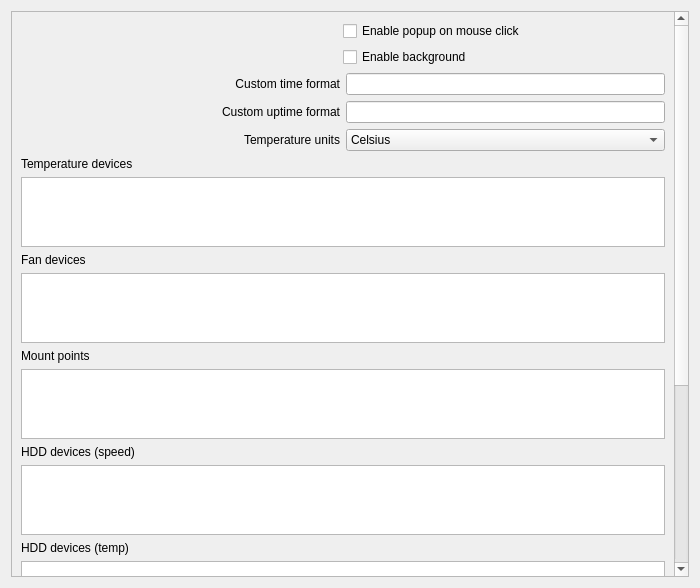
<?xml version="1.0" encoding="UTF-8"?>
<ui version="4.0">
 <class>AdvancedWindow</class>
 <widget class="QWidget" name="AdvancedWindow">
  <property name="geometry">
   <rect>
    <x>0</x>
    <y>0</y>
    <width>700</width>
    <height>588</height>
   </rect>
  </property>
  <property name="sizePolicy">
   <sizepolicy hsizetype="Expanding" vsizetype="Expanding">
    <horstretch>0</horstretch>
    <verstretch>0</verstretch>
   </sizepolicy>
  </property>
  <property name="minimumSize">
   <size>
    <width>700</width>
    <height>0</height>
   </size>
  </property>
  <property name="maximumSize">
   <size>
    <width>16777215</width>
    <height>16777215</height>
   </size>
  </property>
  <property name="windowTitle">
   <string notr="true">Advanced</string>
  </property>
  <layout class="QGridLayout" name="gridLayout">
   <item row="0" column="0">
    <widget class="QScrollArea" name="scrollArea_advanced">
     <property name="widgetResizable">
      <bool>true</bool>
     </property>
     <widget class="QWidget" name="contents_advanced">
      <property name="geometry">
       <rect>
        <x>0</x>
        <y>-250</y>
        <width>675</width>
        <height>822</height>
       </rect>
      </property>
      <layout class="QVBoxLayout" name="verticalLayout_8">
       <item>
        <layout class="QHBoxLayout" name="layout_popup">
         <item>
          <spacer name="spacer_popup">
           <property name="orientation">
            <enum>Qt::Horizontal</enum>
           </property>
           <property name="sizeHint" stdset="0">
            <size>
             <width>40</width>
             <height>20</height>
            </size>
           </property>
          </spacer>
         </item>
         <item>
          <widget class="QCheckBox" name="checkBox_popup">
           <property name="sizePolicy">
            <sizepolicy hsizetype="Expanding" vsizetype="Fixed">
             <horstretch>0</horstretch>
             <verstretch>0</verstretch>
            </sizepolicy>
           </property>
           <property name="text">
            <string>Enable popup on mouse click</string>
           </property>
          </widget>
         </item>
        </layout>
       </item>
       <item>
        <layout class="QHBoxLayout" name="layout_background">
         <item>
          <spacer name="spacer_background">
           <property name="orientation">
            <enum>Qt::Horizontal</enum>
           </property>
           <property name="sizeHint" stdset="0">
            <size>
             <width>40</width>
             <height>20</height>
            </size>
           </property>
          </spacer>
         </item>
         <item>
          <widget class="QCheckBox" name="checkBox_background">
           <property name="sizePolicy">
            <sizepolicy hsizetype="Expanding" vsizetype="Fixed">
             <horstretch>0</horstretch>
             <verstretch>0</verstretch>
            </sizepolicy>
           </property>
           <property name="text">
            <string>Enable background</string>
           </property>
          </widget>
         </item>
        </layout>
       </item>
       <item>
        <layout class="QHBoxLayout" name="layout_timeFormat">
         <item>
          <widget class="QLabel" name="label_timeFormat">
           <property name="sizePolicy">
            <sizepolicy hsizetype="Expanding" vsizetype="Preferred">
             <horstretch>0</horstretch>
             <verstretch>0</verstretch>
            </sizepolicy>
           </property>
           <property name="text">
            <string>Custom time format</string>
           </property>
           <property name="alignment">
            <set>Qt::AlignRight|Qt::AlignTrailing|Qt::AlignVCenter</set>
           </property>
          </widget>
         </item>
         <item>
          <widget class="QLineEdit" name="lineEdit_timeFormat">
           <property name="toolTip">
            <string>$dddd - long weekday
$ddd - short weekday
$dd - day
$d - day w\o zero
$MMMM - long month
$MMM - short month
$MM - month
$M - month w\o zero
$yyyy - year
$yy - short year
$hh - hours (24 only)
$h - hours w\o zero (24 only)
$mm - minutes
$m - minutes w\o zero
$ss - seconds
$s - seconds w\o zero</string>
           </property>
          </widget>
         </item>
        </layout>
       </item>
       <item>
        <layout class="QHBoxLayout" name="layout_uptimeFormat">
         <item>
          <widget class="QLabel" name="label_uptimeFormat">
           <property name="sizePolicy">
            <sizepolicy hsizetype="Expanding" vsizetype="Preferred">
             <horstretch>0</horstretch>
             <verstretch>0</verstretch>
            </sizepolicy>
           </property>
           <property name="text">
            <string>Custom uptime format</string>
           </property>
           <property name="alignment">
            <set>Qt::AlignRight|Qt::AlignTrailing|Qt::AlignVCenter</set>
           </property>
          </widget>
         </item>
         <item>
          <widget class="QLineEdit" name="lineEdit_uptimeFormat">
           <property name="toolTip">
            <string>$dd - uptime days
$d - uptime days without zero
$hh - uptime hours
$h - uptime hours without zero
$mm - uptime minutes
$m - uptime minutes without zero</string>
           </property>
          </widget>
         </item>
        </layout>
       </item>
       <item>
        <layout class="QHBoxLayout" name="layout_tempUnits">
         <item>
          <widget class="QLabel" name="label_tempUnits">
           <property name="text">
            <string>Temperature units</string>
           </property>
           <property name="alignment">
            <set>Qt::AlignRight|Qt::AlignTrailing|Qt::AlignVCenter</set>
           </property>
          </widget>
         </item>
         <item>
          <widget class="QComboBox" name="comboBox_tempUnits">
           <item>
            <property name="text">
             <string notr="true">Celsius</string>
            </property>
           </item>
           <item>
            <property name="text">
             <string notr="true">Fahrenheit</string>
            </property>
           </item>
           <item>
            <property name="text">
             <string notr="true">Kelvin</string>
            </property>
           </item>
           <item>
            <property name="text">
             <string notr="true">Reaumur</string>
            </property>
           </item>
           <item>
            <property name="text">
             <string notr="true">cm^-1</string>
            </property>
           </item>
           <item>
            <property name="text">
             <string notr="true">kJ/mol</string>
            </property>
           </item>
           <item>
            <property name="text">
             <string notr="true">kcal/mol</string>
            </property>
           </item>
          </widget>
         </item>
        </layout>
       </item>
       <item>
        <layout class="QVBoxLayout" name="layout_tempDevice">
         <item>
          <widget class="QLabel" name="label_tempDevice">
           <property name="minimumSize">
            <size>
             <width>200</width>
             <height>0</height>
            </size>
           </property>
           <property name="text">
            <string>Temperature devices</string>
           </property>
          </widget>
         </item>
         <item>
          <widget class="QListWidget" name="listWidget_tempDevice">
           <property name="toolTip">
            <string>Editable</string>
           </property>
          </widget>
         </item>
        </layout>
       </item>
       <item>
        <layout class="QVBoxLayout" name="layout_fanDevice">
         <item>
          <widget class="QLabel" name="label_fanDevice">
           <property name="minimumSize">
            <size>
             <width>200</width>
             <height>0</height>
            </size>
           </property>
           <property name="text">
            <string>Fan devices</string>
           </property>
          </widget>
         </item>
         <item>
          <widget class="QListWidget" name="listWidget_fanDevice">
           <property name="toolTip">
            <string>Editable</string>
           </property>
          </widget>
         </item>
        </layout>
       </item>
       <item>
        <layout class="QVBoxLayout" name="layout_mount">
         <item>
          <widget class="QLabel" name="label_mount">
           <property name="minimumSize">
            <size>
             <width>200</width>
             <height>0</height>
            </size>
           </property>
           <property name="text">
            <string>Mount points</string>
           </property>
          </widget>
         </item>
         <item>
          <widget class="QListWidget" name="listWidget_mount">
           <property name="toolTip">
            <string>Editable</string>
           </property>
          </widget>
         </item>
        </layout>
       </item>
       <item>
        <layout class="QVBoxLayout" name="layout_hddSpeedDevice">
         <item>
          <widget class="QLabel" name="label_hddSpeedDevice">
           <property name="minimumSize">
            <size>
             <width>200</width>
             <height>0</height>
            </size>
           </property>
           <property name="text">
            <string>HDD devices (speed)</string>
           </property>
          </widget>
         </item>
         <item>
          <widget class="QListWidget" name="listWidget_hddSpeedDevice">
           <property name="toolTip">
            <string>Editable</string>
           </property>
          </widget>
         </item>
        </layout>
       </item>
       <item>
        <layout class="QVBoxLayout" name="layout_hddDevice">
         <item>
          <widget class="QLabel" name="label_hddDevice">
           <property name="minimumSize">
            <size>
             <width>200</width>
             <height>0</height>
            </size>
           </property>
           <property name="text">
            <string>HDD devices (temp)</string>
           </property>
          </widget>
         </item>
         <item>
          <widget class="QListWidget" name="listWidget_hddDevice">
           <property name="toolTip">
            <string>Editable</string>
           </property>
          </widget>
         </item>
        </layout>
       </item>
       <item>
        <layout class="QHBoxLayout" name="layout_netdev">
         <item>
          <widget class="QCheckBox" name="checkBox_netdev">
           <property name="toolTip">
            <string>Disable auto select device and set specified device</string>
           </property>
           <property name="layoutDirection">
            <enum>Qt::RightToLeft</enum>
           </property>
           <property name="text">
            <string>Set network device</string>
           </property>
          </widget>
         </item>
         <item>
          <widget class="QComboBox" name="comboBox_netdev">
           <property name="editable">
            <bool>true</bool>
           </property>
          </widget>
         </item>
        </layout>
       </item>
       <item>
        <layout class="QHBoxLayout" name="layout_acOnline">
         <item>
          <widget class="QLabel" name="label_acOnline">
           <property name="sizePolicy">
            <sizepolicy hsizetype="Expanding" vsizetype="Preferred">
             <horstretch>0</horstretch>
             <verstretch>0</verstretch>
            </sizepolicy>
           </property>
           <property name="text">
            <string>AC online tag</string>
           </property>
           <property name="alignment">
            <set>Qt::AlignRight|Qt::AlignTrailing|Qt::AlignVCenter</set>
           </property>
          </widget>
         </item>
         <item>
          <widget class="QLineEdit" name="lineEdit_acOnline">
           <property name="toolTip">
            <string>Line, which returns when AC is online</string>
           </property>
           <property name="text">
            <string/>
           </property>
          </widget>
         </item>
        </layout>
       </item>
       <item>
        <layout class="QHBoxLayout" name="layout_acOffline">
         <item>
          <widget class="QLabel" name="label_acOffline">
           <property name="sizePolicy">
            <sizepolicy hsizetype="Expanding" vsizetype="Preferred">
             <horstretch>0</horstretch>
             <verstretch>0</verstretch>
            </sizepolicy>
           </property>
           <property name="text">
            <string>AC offline tag</string>
           </property>
           <property name="alignment">
            <set>Qt::AlignRight|Qt::AlignTrailing|Qt::AlignVCenter</set>
           </property>
          </widget>
         </item>
         <item>
          <widget class="QLineEdit" name="lineEdit_acOffline">
           <property name="toolTip">
            <string>Line, which returns when AC is offline</string>
           </property>
           <property name="text">
            <string/>
           </property>
          </widget>
         </item>
        </layout>
       </item>
       <item>
        <layout class="QVBoxLayout" name="layout_bars">
         <item>
          <layout class="QHBoxLayout" name="layout_barsAdd">
           <item>
            <widget class="QLabel" name="label_bars">
             <property name="text">
              <string>Bars</string>
             </property>
            </widget>
           </item>
           <item>
            <spacer name="spacer_bars">
             <property name="orientation">
              <enum>Qt::Horizontal</enum>
             </property>
             <property name="sizeHint" stdset="0">
              <size>
               <width>40</width>
               <height>20</height>
              </size>
             </property>
            </spacer>
           </item>
           <item>
            <widget class="QPushButton" name="pushButton_bars">
             <property name="text">
              <string>Add</string>
             </property>
            </widget>
           </item>
          </layout>
         </item>
         <item>
          <widget class="QListWidget" name="listWidget_bars">
           <property name="contextMenuPolicy">
            <enum>Qt::CustomContextMenu</enum>
           </property>
          </widget>
         </item>
        </layout>
       </item>
       <item>
        <layout class="QHBoxLayout" name="layout_updates">
         <item>
          <spacer name="spacer_updates">
           <property name="orientation">
            <enum>Qt::Horizontal</enum>
           </property>
           <property name="sizeHint" stdset="0">
            <size>
             <width>40</width>
             <height>20</height>
            </size>
           </property>
          </spacer>
         </item>
         <item>
          <widget class="QCheckBox" name="checkBox_updates">
           <property name="sizePolicy">
            <sizepolicy hsizetype="Expanding" vsizetype="Fixed">
             <horstretch>0</horstretch>
             <verstretch>0</verstretch>
            </sizepolicy>
           </property>
           <property name="text">
            <string>Check for updates</string>
           </property>
          </widget>
         </item>
        </layout>
       </item>
       <item>
        <spacer name="spacer_advanced">
         <property name="orientation">
          <enum>Qt::Vertical</enum>
         </property>
         <property name="sizeHint" stdset="0">
          <size>
           <width>20</width>
           <height>40</height>
          </size>
         </property>
        </spacer>
       </item>
      </layout>
     </widget>
    </widget>
   </item>
  </layout>
 </widget>
 <resources/>
 <connections/>
</ui>
